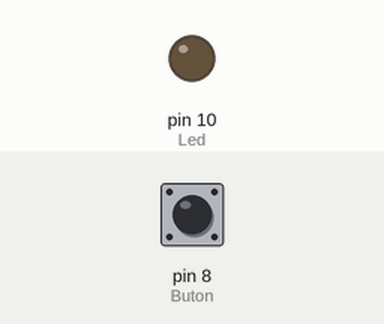
The sketch below on a simulated Arduino Uno, built with avr-gcc and run on an emulated ATmega328P. Parts: output pins drawn as LEDs (lit = HIGH). Inputs (shaded band) come from the test bench; at power-on: pin 8 (Buton) LOW.

Above: at 1.2 s.
1.3 s: pin 8 (Buton) pulled HIGH for 0.15 s
At 1.37 s:
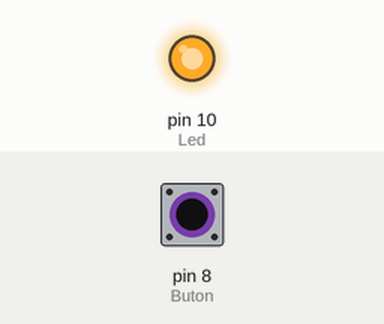
2.9 s: pin 8 (Buton) pulled HIGH for 3.2 s
At 7.1 s:
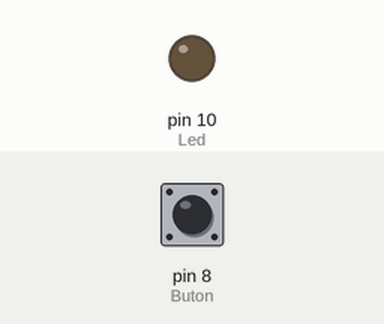
Timing chart, 0 to 8.6 s (numbered marks = the images above; inputs shaded):
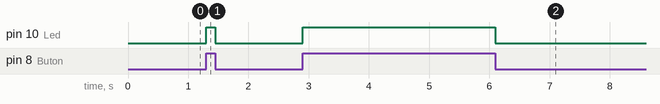

Measured:
- after the input at 1.3 s, pin 10 (Led): LOW → HIGH at once, → LOW 0.15 s later
- after the input at 2.9 s, pin 10 (Led): LOW → HIGH at once, → LOW 3.2 s later

The sketch:

LedButonKontrol.ino
```cpp
// 8 numaralı pini Buton olaral isimlendirdik
#define Buton 8

// 10 numaralı pini Led olaral isimlendirdik
#define Led 10

void setup()
{
  // Butonumuzdan veri geleceği için input olarak işaretledik
  pinMode(Buton, INPUT);

  // Led'e ise güç vereceğimiz için çıkış olarak işaretledik
  pinMode(Led, OUTPUT);
}
void loop()
{
  // Butonumuzdan gelen verimiz 1 ise ledimizi yakmak için aşağıdaki koşullandırmayı kullandık
  // Eğer butondan gelen veri 1'e eşitse led' güç ver
  if (digitalRead(Buton) == 1){
    digitalWrite(Led,HIGH);
  }
  // Değilse ledin gücünü kes
  else{
    digitalWrite(Led,LOW);
  }
}
```
